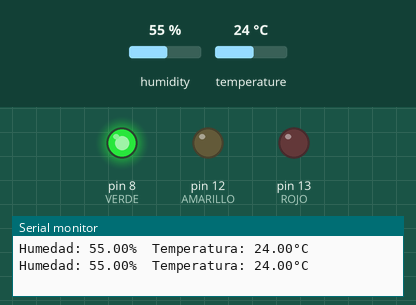
Simulated run of this sketch. Board: Arduino Uno, built with avr-gcc and run on an emulated ATmega328P. Parts: output pins drawn as LEDs (lit = HIGH), the last lines printed to the serial monitor. Inputs (shaded band) come from the test bench; at power-on: humidity 55 %, temperature 24 °C.

Above: at 4.8 s.
4.9 s: humidity set to 79 %
7.9 s: humidity set to 82 %
At 9.2 s:
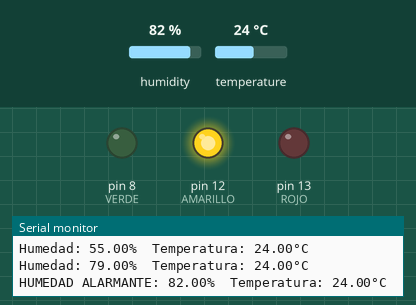
10.9 s: temperature set to 26 °C
13.9 s: temperature set to 29 °C
At 15.3 s:
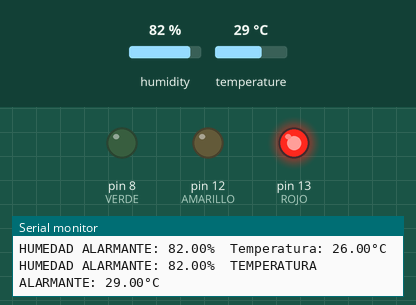
16.9 s: temperature set to 12 °C
At 18.9 s:
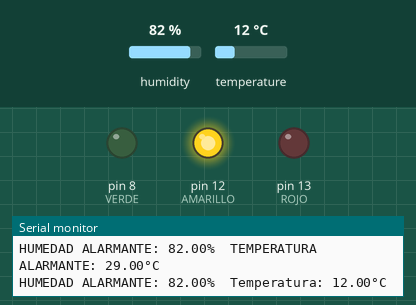
Timing chart, 0 to 20.4 s (numbered marks = the images above; inputs shaded):
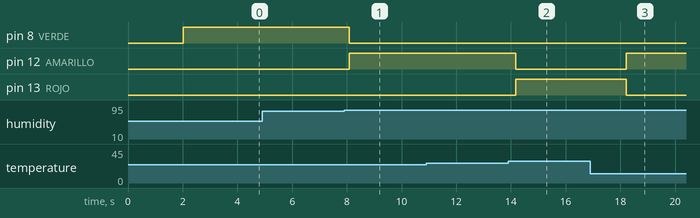

Measured:
- the behaviour switches between 80 and 81 % on humidity (found by bisection; images 0 and 1)
- the behaviour switches between 27 and 28 °C on temperature (found by bisection; images 1 and 2)
- after the input at 7.9 s, pin 8 (VERDE): HIGH → LOW after 0.20 s; pin 12 (AMARILLO): LOW → HIGH after 0.20 s
- after the input at 13.9 s, pin 12 (AMARILLO): HIGH → LOW after 0.27 s; pin 13 (ROJO): LOW → HIGH after 0.27 s
- after the input at 16.9 s, pin 12 (AMARILLO): LOW → HIGH after 1.3 s; pin 13 (ROJO): HIGH → LOW after 1.3 s

The sketch:

UNIT_DHT11.ino
```cpp
// Definiciones necesarias
#include <DHT.h>
#define DHTPIN 2
#define DHTTYPE DHT11
int ROJO = 13;
int AMARILLO = 12;
int VERDE = 8;

DHT dht(DHTPIN, DHTTYPE);
void setup() {
   Serial.begin(9600);
   // Inicialización del sensor
   dht.begin();
   pinMode(ROJO, OUTPUT);
   pinMode(AMARILLO, OUTPUT);
   pinMode(VERDE, OUTPUT);
}
void loop() {
   delay(2000);
   float h = dht.readHumidity();
   float t = dht.readTemperature();
   if (isnan(h) || isnan(t))
      Serial.println("Error al leer el sensor DHT11");
   else {
      if ((h > 80) && (t > 27)){
        Serial.print("HUMEDAD ALARMANTE: ");
        Serial.print(h);
        Serial.print("%\t");
        Serial.print("TEMPERATURA ALARMANTE: ");
        Serial.print(t);
        Serial.println("°C");
        digitalWrite(ROJO, HIGH);
        digitalWrite(AMARILLO, LOW);
        digitalWrite(VERDE, LOW);


      }

      else if (t > 27){
        Serial.print("Humedad: ");
        Serial.print(h);
        Serial.print("%\t");
        Serial.print("TEMPERATURA ALARMANTE: ");
        Serial.print(t);
        Serial.println("°C");
        digitalWrite(ROJO, LOW);
        digitalWrite(AMARILLO, HIGH);
        digitalWrite(VERDE, LOW);
      }

      else if (h > 80){
        Serial.print("HUMEDAD ALARMANTE: ");
        Serial.print(h);
        Serial.print("%\t");
        Serial.print("Temperatura: ");
        Serial.print(t);
        Serial.println("°C");
        digitalWrite(ROJO, LOW);
        digitalWrite(AMARILLO, HIGH);
        digitalWrite(VERDE, LOW);
      }

      else{
      Serial.print("Humedad: ");
      Serial.print(h);
      Serial.print("%\t");
      Serial.print("Temperatura: ");
      Serial.print(t);
      Serial.println("°C");
      digitalWrite(ROJO, LOW);
      digitalWrite(AMARILLO, LOW);
      digitalWrite(VERDE, HIGH);
      }
   }
}
```
